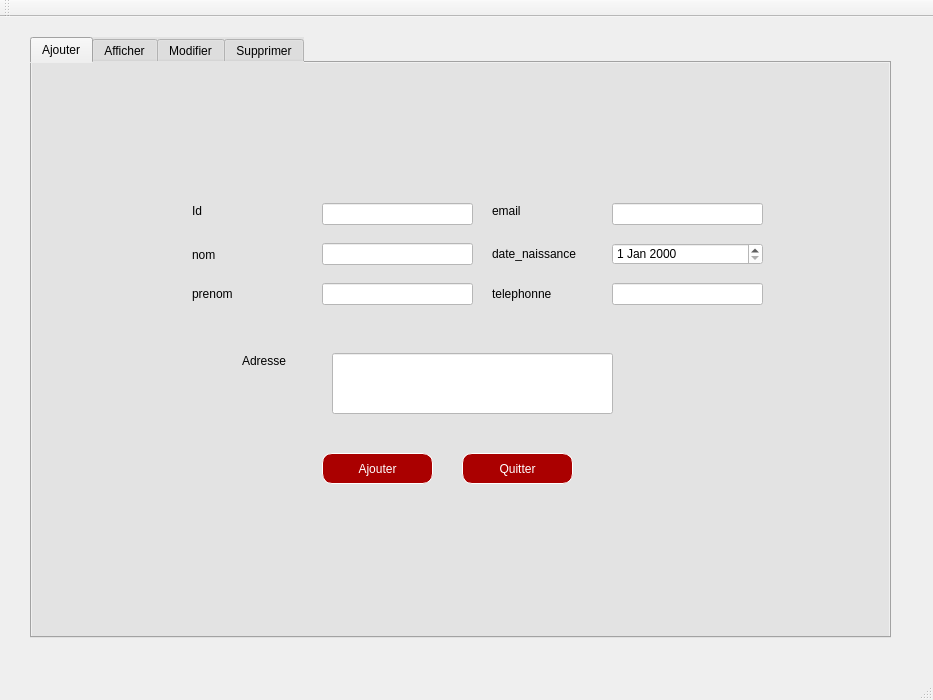
<?xml version="1.0" encoding="UTF-8"?>
<ui version="4.0">
 <class>MainWindow</class>
 <widget class="QMainWindow" name="MainWindow">
  <property name="geometry">
   <rect>
    <x>0</x>
    <y>0</y>
    <width>933</width>
    <height>700</height>
   </rect>
  </property>
  <property name="windowTitle">
   <string>Emissions</string>
  </property>
  <widget class="QWidget" name="centralWidget">
   <widget class="QTabWidget" name="tabWidget_">
    <property name="geometry">
     <rect>
      <x>30</x>
      <y>20</y>
      <width>861</width>
      <height>601</height>
     </rect>
    </property>
    <property name="styleSheet">
     <string notr="true">background-color: rgb(227, 227, 227);
font: 9pt &quot;Sitka&quot;;</string>
    </property>
    <property name="currentIndex">
     <number>0</number>
    </property>
    <widget class="QWidget" name="tab">
     <attribute name="title">
      <string>Ajouter</string>
     </attribute>
     <widget class="QLabel" name="label_5">
      <property name="geometry">
       <rect>
        <x>160</x>
        <y>140</y>
        <width>91</width>
        <height>16</height>
       </rect>
      </property>
      <property name="styleSheet">
       <string notr="true">background-color: rgb(227, 227, 227);</string>
      </property>
      <property name="text">
       <string>Id </string>
      </property>
     </widget>
     <widget class="QLabel" name="label_6">
      <property name="geometry">
       <rect>
        <x>460</x>
        <y>181</y>
        <width>121</width>
        <height>20</height>
       </rect>
      </property>
      <property name="text">
       <string>date_naissance</string>
      </property>
     </widget>
     <widget class="QLabel" name="label_7">
      <property name="geometry">
       <rect>
        <x>160</x>
        <y>182</y>
        <width>151</width>
        <height>20</height>
       </rect>
      </property>
      <property name="text">
       <string>nom</string>
      </property>
     </widget>
     <widget class="QLabel" name="label_8">
      <property name="geometry">
       <rect>
        <x>460</x>
        <y>221</y>
        <width>71</width>
        <height>20</height>
       </rect>
      </property>
      <property name="text">
       <string>telephonne</string>
      </property>
     </widget>
     <widget class="QLabel" name="label_10">
      <property name="geometry">
       <rect>
        <x>160</x>
        <y>221</y>
        <width>101</width>
        <height>20</height>
       </rect>
      </property>
      <property name="text">
       <string>prenom</string>
      </property>
     </widget>
     <widget class="QLabel" name="label_11">
      <property name="geometry">
       <rect>
        <x>210</x>
        <y>290</y>
        <width>91</width>
        <height>16</height>
       </rect>
      </property>
      <property name="text">
       <string>Adresse</string>
      </property>
     </widget>
     <widget class="QLabel" name="label_12">
      <property name="geometry">
       <rect>
        <x>460</x>
        <y>140</y>
        <width>101</width>
        <height>16</height>
       </rect>
      </property>
      <property name="text">
       <string>email</string>
      </property>
     </widget>
     <widget class="QLineEdit" name="lineEdit_IdE">
      <property name="geometry">
       <rect>
        <x>290</x>
        <y>140</y>
        <width>151</width>
        <height>22</height>
       </rect>
      </property>
      <property name="styleSheet">
       <string notr="true">background-color: rgb(255, 255, 255);</string>
      </property>
     </widget>
     <widget class="QLineEdit" name="lineEdit_nom">
      <property name="geometry">
       <rect>
        <x>290</x>
        <y>180</y>
        <width>151</width>
        <height>22</height>
       </rect>
      </property>
      <property name="styleSheet">
       <string notr="true">background-color: rgb(255, 255, 255);</string>
      </property>
     </widget>
     <widget class="QLineEdit" name="lineEdit_email">
      <property name="geometry">
       <rect>
        <x>580</x>
        <y>140</y>
        <width>151</width>
        <height>22</height>
       </rect>
      </property>
      <property name="styleSheet">
       <string notr="true">background-color: rgb(255, 255, 255);</string>
      </property>
     </widget>
     <widget class="QLineEdit" name="lineEdit_prenom">
      <property name="geometry">
       <rect>
        <x>290</x>
        <y>220</y>
        <width>151</width>
        <height>22</height>
       </rect>
      </property>
      <property name="styleSheet">
       <string notr="true">background-color: rgb(255, 255, 255);</string>
      </property>
     </widget>
     <widget class="QLineEdit" name="lineEdit_tele">
      <property name="geometry">
       <rect>
        <x>580</x>
        <y>220</y>
        <width>151</width>
        <height>22</height>
       </rect>
      </property>
      <property name="styleSheet">
       <string notr="true">background-color: rgb(255, 255, 255);</string>
      </property>
     </widget>
     <widget class="QLineEdit" name="lineEdit_adresse">
      <property name="geometry">
       <rect>
        <x>300</x>
        <y>290</y>
        <width>281</width>
        <height>61</height>
       </rect>
      </property>
      <property name="styleSheet">
       <string notr="true">background-color: rgb(255, 255, 255);</string>
      </property>
     </widget>
     <widget class="QPushButton" name="pushButton_Ajouter">
      <property name="geometry">
       <rect>
        <x>290</x>
        <y>390</y>
        <width>111</width>
        <height>31</height>
       </rect>
      </property>
      <property name="styleSheet">
       <string notr="true">background-color: rgb(170, 0, 0);
border :1px solid rgb(255, 255, 255);
border-radius :10px;
color: #FFF;
padding-left: 20px;
padding-right:20px;
</string>
      </property>
      <property name="text">
       <string>Ajouter</string>
      </property>
     </widget>
     <widget class="QDateEdit" name="dateEdit">
      <property name="geometry">
       <rect>
        <x>580</x>
        <y>180</y>
        <width>151</width>
        <height>22</height>
       </rect>
      </property>
      <property name="styleSheet">
       <string notr="true">background-color: rgb(255, 255, 255);</string>
      </property>
     </widget>
     <widget class="QPushButton" name="pushButton_10">
      <property name="geometry">
       <rect>
        <x>430</x>
        <y>390</y>
        <width>111</width>
        <height>31</height>
       </rect>
      </property>
      <property name="styleSheet">
       <string notr="true">background-color: rgb(170, 0, 0);
border :1px solid rgb(255, 255, 255);
border-radius :10px;
color: #FFF;
padding-left: 20px;
padding-right:20px;
</string>
      </property>
      <property name="text">
       <string>Quitter</string>
      </property>
     </widget>
     <widget class="QLabel" name="label">
      <property name="geometry">
       <rect>
        <x>0</x>
        <y>-30</y>
        <width>851</width>
        <height>601</height>
       </rect>
      </property>
      <property name="styleSheet">
       <string notr="true">image: url(:/new/prefix1/Background.png);</string>
      </property>
      <property name="text">
       <string/>
      </property>
     </widget>
     <zorder>label</zorder>
     <zorder>label_5</zorder>
     <zorder>label_6</zorder>
     <zorder>label_7</zorder>
     <zorder>label_8</zorder>
     <zorder>label_10</zorder>
     <zorder>label_11</zorder>
     <zorder>label_12</zorder>
     <zorder>lineEdit_IdE</zorder>
     <zorder>lineEdit_nom</zorder>
     <zorder>lineEdit_email</zorder>
     <zorder>lineEdit_prenom</zorder>
     <zorder>lineEdit_tele</zorder>
     <zorder>lineEdit_adresse</zorder>
     <zorder>pushButton_Ajouter</zorder>
     <zorder>dateEdit</zorder>
     <zorder>pushButton_10</zorder>
    </widget>
    <widget class="QWidget" name="tab_2">
     <attribute name="title">
      <string>Afficher</string>
     </attribute>
     <widget class="QScrollBar" name="verticalScrollBar">
      <property name="geometry">
       <rect>
        <x>890</x>
        <y>90</y>
        <width>20</width>
        <height>441</height>
       </rect>
      </property>
      <property name="orientation">
       <enum>Qt::Vertical</enum>
      </property>
     </widget>
     <widget class="QLabel" name="label_14">
      <property name="geometry">
       <rect>
        <x>800</x>
        <y>30</y>
        <width>41</width>
        <height>31</height>
       </rect>
      </property>
      <property name="styleSheet">
       <string notr="true">image: url(:/new/prefix1/Tri.png);</string>
      </property>
      <property name="text">
       <string/>
      </property>
     </widget>
     <widget class="QLabel" name="label_20">
      <property name="geometry">
       <rect>
        <x>800</x>
        <y>30</y>
        <width>41</width>
        <height>31</height>
       </rect>
      </property>
      <property name="styleSheet">
       <string notr="true">image: url(:/new/prefix1/Tri.png);</string>
      </property>
      <property name="text">
       <string/>
      </property>
     </widget>
     <widget class="QLabel" name="label_41">
      <property name="geometry">
       <rect>
        <x>490</x>
        <y>30</y>
        <width>101</width>
        <height>31</height>
       </rect>
      </property>
      <property name="styleSheet">
       <string notr="true">background-color: rgb(155, 1, 1);</string>
      </property>
      <property name="text">
       <string>&lt;html&gt;&lt;head/&gt;&lt;body&gt;&lt;p&gt;&lt;span style=&quot; font-size:11pt;&quot;&gt;Catégorie :&lt;/span&gt;&lt;/p&gt;&lt;/body&gt;&lt;/html&gt;</string>
      </property>
     </widget>
     <widget class="QComboBox" name="comboBox_4">
      <property name="geometry">
       <rect>
        <x>600</x>
        <y>30</y>
        <width>201</width>
        <height>31</height>
       </rect>
      </property>
      <property name="styleSheet">
       <string notr="true">background-color: rgb(255, 255, 255);</string>
      </property>
      <item>
       <property name="text">
        <string>id</string>
       </property>
      </item>
     </widget>
     <widget class="QLabel" name="label_40">
      <property name="geometry">
       <rect>
        <x>10</x>
        <y>10</y>
        <width>61</width>
        <height>71</height>
       </rect>
      </property>
      <property name="styleSheet">
       <string notr="true">background-color: rgb(155, 1, 1);
image: url(:/new/prefix1/Logo.png);</string>
      </property>
      <property name="text">
       <string/>
      </property>
     </widget>
     <widget class="QLabel" name="label_44">
      <property name="geometry">
       <rect>
        <x>70</x>
        <y>20</y>
        <width>321</width>
        <height>51</height>
       </rect>
      </property>
      <property name="styleSheet">
       <string notr="true">background-color: rgb(155, 1, 1);</string>
      </property>
      <property name="text">
       <string>&lt;html&gt;&lt;head/&gt;&lt;body&gt;&lt;p&gt;&lt;span style=&quot; font-size:26pt; font-weight:600;&quot;&gt;STREAMFLIX&lt;/span&gt;&lt;/p&gt;&lt;/body&gt;&lt;/html&gt;</string>
      </property>
     </widget>
     <widget class="QLabel" name="label_2">
      <property name="geometry">
       <rect>
        <x>0</x>
        <y>-30</y>
        <width>881</width>
        <height>621</height>
       </rect>
      </property>
      <property name="styleSheet">
       <string notr="true">background-color: rgb(155, 1, 1);</string>
      </property>
      <property name="text">
       <string/>
      </property>
     </widget>
     <widget class="QTableView" name="tableView">
      <property name="geometry">
       <rect>
        <x>30</x>
        <y>150</y>
        <width>791</width>
        <height>351</height>
       </rect>
      </property>
     </widget>
     <zorder>label_2</zorder>
     <zorder>verticalScrollBar</zorder>
     <zorder>label_14</zorder>
     <zorder>label_20</zorder>
     <zorder>label_41</zorder>
     <zorder>comboBox_4</zorder>
     <zorder>label_40</zorder>
     <zorder>label_44</zorder>
     <zorder>tableView</zorder>
    </widget>
    <widget class="QWidget" name="tab_3">
     <attribute name="title">
      <string>Modifier</string>
     </attribute>
     <widget class="QPushButton" name="pushButton_Quitter">
      <property name="geometry">
       <rect>
        <x>430</x>
        <y>390</y>
        <width>111</width>
        <height>31</height>
       </rect>
      </property>
      <property name="styleSheet">
       <string notr="true">background-color: rgb(170, 0, 0);
border :1px solid rgb(255, 255, 255);
border-radius :10px;
color: #FFF;
padding-left: 20px;
padding-right:20px;
</string>
      </property>
      <property name="text">
       <string>Quitter</string>
      </property>
     </widget>
     <widget class="QPushButton" name="pushButton_Modifier">
      <property name="geometry">
       <rect>
        <x>290</x>
        <y>390</y>
        <width>111</width>
        <height>31</height>
       </rect>
      </property>
      <property name="styleSheet">
       <string notr="true">background-color: rgb(170, 0, 0);
border :1px solid rgb(255, 255, 255);
border-radius :10px;
color: #FFF;
padding-left: 20px;
padding-right:20px;
</string>
      </property>
      <property name="text">
       <string>Modifier</string>
      </property>
     </widget>
     <widget class="QLineEdit" name="lineEdit_IdE_M">
      <property name="geometry">
       <rect>
        <x>290</x>
        <y>140</y>
        <width>151</width>
        <height>22</height>
       </rect>
      </property>
      <property name="styleSheet">
       <string notr="true">background-color: rgb(255, 255, 255);</string>
      </property>
     </widget>
     <widget class="QLineEdit" name="lineEdit_prenom_M">
      <property name="geometry">
       <rect>
        <x>290</x>
        <y>220</y>
        <width>151</width>
        <height>21</height>
       </rect>
      </property>
      <property name="styleSheet">
       <string notr="true">background-color: rgb(255, 255, 255);</string>
      </property>
     </widget>
     <widget class="QLabel" name="label_9">
      <property name="geometry">
       <rect>
        <x>460</x>
        <y>222</y>
        <width>71</width>
        <height>20</height>
       </rect>
      </property>
      <property name="text">
       <string>telephonne</string>
      </property>
     </widget>
     <widget class="QLabel" name="label_13">
      <property name="geometry">
       <rect>
        <x>210</x>
        <y>290</y>
        <width>81</width>
        <height>16</height>
       </rect>
      </property>
      <property name="text">
       <string>adresse</string>
      </property>
     </widget>
     <widget class="QDateEdit" name="dateEdit_M">
      <property name="geometry">
       <rect>
        <x>570</x>
        <y>180</y>
        <width>151</width>
        <height>22</height>
       </rect>
      </property>
      <property name="styleSheet">
       <string notr="true">background-color: rgb(255, 255, 255);</string>
      </property>
     </widget>
     <widget class="QLabel" name="label_15">
      <property name="geometry">
       <rect>
        <x>160</x>
        <y>181</y>
        <width>121</width>
        <height>20</height>
       </rect>
      </property>
      <property name="text">
       <string>nom:</string>
      </property>
     </widget>
     <widget class="QLineEdit" name="lineEdit_tel_M">
      <property name="geometry">
       <rect>
        <x>570</x>
        <y>220</y>
        <width>151</width>
        <height>22</height>
       </rect>
      </property>
      <property name="styleSheet">
       <string notr="true">background-color: rgb(255, 255, 255);</string>
      </property>
     </widget>
     <widget class="QLabel" name="label_16">
      <property name="geometry">
       <rect>
        <x>160</x>
        <y>222</y>
        <width>121</width>
        <height>20</height>
       </rect>
      </property>
      <property name="text">
       <string>prenom</string>
      </property>
     </widget>
     <widget class="QLabel" name="label_17">
      <property name="geometry">
       <rect>
        <x>160</x>
        <y>140</y>
        <width>111</width>
        <height>16</height>
       </rect>
      </property>
      <property name="styleSheet">
       <string notr="true">background-color: rgb(227, 227, 227);</string>
      </property>
      <property name="text">
       <string>Id </string>
      </property>
     </widget>
     <widget class="QLineEdit" name="lineEdit_nom_M">
      <property name="geometry">
       <rect>
        <x>290</x>
        <y>180</y>
        <width>151</width>
        <height>22</height>
       </rect>
      </property>
      <property name="styleSheet">
       <string notr="true">background-color: rgb(255, 255, 255);</string>
      </property>
     </widget>
     <widget class="QLineEdit" name="lineEdit_adresse_M">
      <property name="geometry">
       <rect>
        <x>300</x>
        <y>290</y>
        <width>281</width>
        <height>61</height>
       </rect>
      </property>
      <property name="styleSheet">
       <string notr="true">background-color: rgb(255, 255, 255);</string>
      </property>
     </widget>
     <widget class="QLabel" name="label_18">
      <property name="geometry">
       <rect>
        <x>460</x>
        <y>142</y>
        <width>101</width>
        <height>16</height>
       </rect>
      </property>
      <property name="text">
       <string>email</string>
      </property>
     </widget>
     <widget class="QLineEdit" name="lineEdit_email_M">
      <property name="geometry">
       <rect>
        <x>570</x>
        <y>140</y>
        <width>151</width>
        <height>22</height>
       </rect>
      </property>
      <property name="styleSheet">
       <string notr="true">background-color: rgb(255, 255, 255);</string>
      </property>
     </widget>
     <widget class="QLabel" name="label_19">
      <property name="geometry">
       <rect>
        <x>460</x>
        <y>180</y>
        <width>111</width>
        <height>20</height>
       </rect>
      </property>
      <property name="text">
       <string>date_naissance</string>
      </property>
     </widget>
     <widget class="QLabel" name="label_3">
      <property name="geometry">
       <rect>
        <x>0</x>
        <y>-30</y>
        <width>851</width>
        <height>601</height>
       </rect>
      </property>
      <property name="styleSheet">
       <string notr="true">image: url(:/new/prefix1/Background.png);</string>
      </property>
      <property name="text">
       <string/>
      </property>
     </widget>
     <zorder>label_3</zorder>
     <zorder>pushButton_Quitter</zorder>
     <zorder>pushButton_Modifier</zorder>
     <zorder>lineEdit_IdE_M</zorder>
     <zorder>lineEdit_prenom_M</zorder>
     <zorder>label_9</zorder>
     <zorder>label_13</zorder>
     <zorder>dateEdit_M</zorder>
     <zorder>label_15</zorder>
     <zorder>lineEdit_tel_M</zorder>
     <zorder>label_16</zorder>
     <zorder>label_17</zorder>
     <zorder>lineEdit_nom_M</zorder>
     <zorder>lineEdit_adresse_M</zorder>
     <zorder>label_18</zorder>
     <zorder>lineEdit_email_M</zorder>
     <zorder>label_19</zorder>
    </widget>
    <widget class="QWidget" name="tab_4">
     <attribute name="title">
      <string>Supprimer</string>
     </attribute>
     <widget class="QLabel" name="label_39">
      <property name="geometry">
       <rect>
        <x>230</x>
        <y>270</y>
        <width>101</width>
        <height>31</height>
       </rect>
      </property>
      <property name="styleSheet">
       <string notr="true">background-color: rgb(227, 227, 227);</string>
      </property>
      <property name="text">
       <string>Id</string>
      </property>
     </widget>
     <widget class="QLineEdit" name="lineEdit_Recherche">
      <property name="geometry">
       <rect>
        <x>320</x>
        <y>270</y>
        <width>201</width>
        <height>31</height>
       </rect>
      </property>
      <property name="styleSheet">
       <string notr="true">background-color: rgb(255, 255, 255);</string>
      </property>
     </widget>
     <widget class="QPushButton" name="pushButton_supprimer">
      <property name="geometry">
       <rect>
        <x>300</x>
        <y>360</y>
        <width>201</width>
        <height>41</height>
       </rect>
      </property>
      <property name="styleSheet">
       <string notr="true">background-color: rgb(170, 0, 0);
border :1px solid rgb(255, 255, 255);
border-radius :10px;
color: #FFF;
padding-left: 20px;
padding-right:20px;
</string>
      </property>
      <property name="text">
       <string>Supprimer</string>
      </property>
     </widget>
     <widget class="QLabel" name="label_4">
      <property name="geometry">
       <rect>
        <x>0</x>
        <y>-20</y>
        <width>851</width>
        <height>601</height>
       </rect>
      </property>
      <property name="styleSheet">
       <string notr="true">image: url(:/new/prefix1/Background.png);</string>
      </property>
      <property name="text">
       <string/>
      </property>
     </widget>
     <widget class="QLabel" name="label_28">
      <property name="geometry">
       <rect>
        <x>520</x>
        <y>270</y>
        <width>31</width>
        <height>31</height>
       </rect>
      </property>
      <property name="styleSheet">
       <string notr="true">image: url(:/new/prefix1/Recherche.png);
background-color: rgb(255, 255, 255);</string>
      </property>
      <property name="text">
       <string/>
      </property>
     </widget>
     <widget class="QPushButton" name="pushButtonRecherche">
      <property name="geometry">
       <rect>
        <x>520</x>
        <y>270</y>
        <width>31</width>
        <height>31</height>
       </rect>
      </property>
      <property name="text">
       <string/>
      </property>
     </widget>
     <zorder>pushButtonRecherche</zorder>
     <zorder>label_4</zorder>
     <zorder>label_39</zorder>
     <zorder>lineEdit_Recherche</zorder>
     <zorder>pushButton_supprimer</zorder>
     <zorder>label_28</zorder>
    </widget>
   </widget>
  </widget>
  <widget class="QMenuBar" name="menuBar">
   <property name="geometry">
    <rect>
     <x>0</x>
     <y>0</y>
     <width>933</width>
     <height>26</height>
    </rect>
   </property>
  </widget>
  <widget class="QToolBar" name="mainToolBar">
   <attribute name="toolBarArea">
    <enum>TopToolBarArea</enum>
   </attribute>
   <attribute name="toolBarBreak">
    <bool>false</bool>
   </attribute>
  </widget>
  <widget class="QStatusBar" name="statusBar"/>
 </widget>
 <layoutdefault spacing="6" margin="11"/>
 <resources/>
 <connections/>
</ui>
